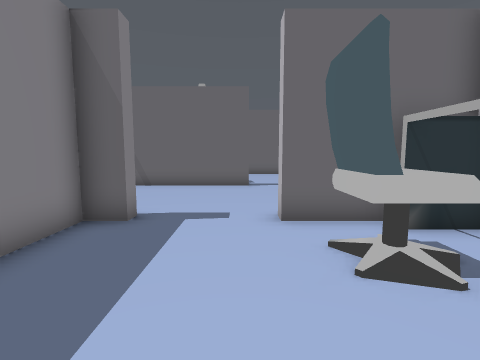
view 1 (above)

24 first-person views from a walk through a scene from a Unity 3-D project. The camera is 1.5 m above the floor, tilts 6° down and sees 85° across. The floor is counted in squares, 1 m on a side. Each view is taken from the middle of a square. On the plan, view 1 faces up. The plan holds only what a view shows up to about 14 squares ahead; the rest is blank. The place goes on beyond the plan. The player is left out. Some animated figures are not drawn. Door leaves are left out, so doorways stand open.

view 2
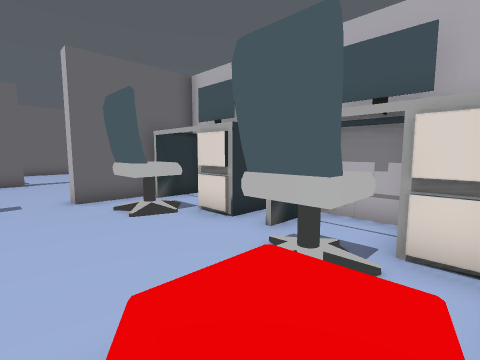

view 3
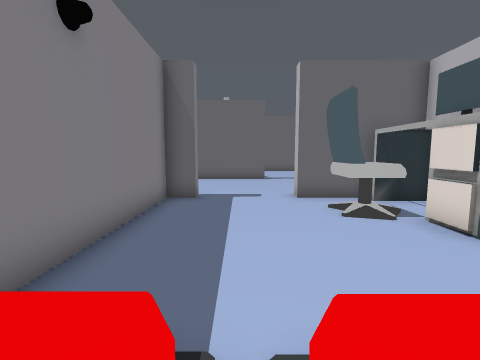

view 4
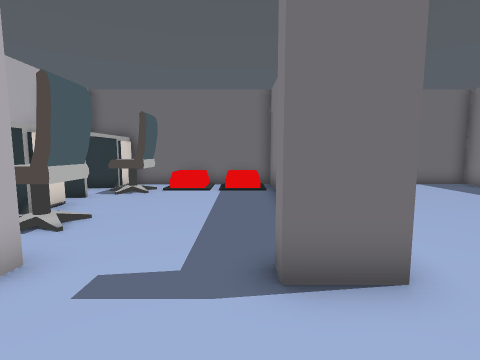

view 5
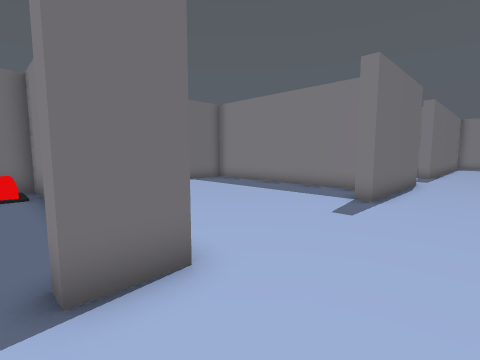

view 6
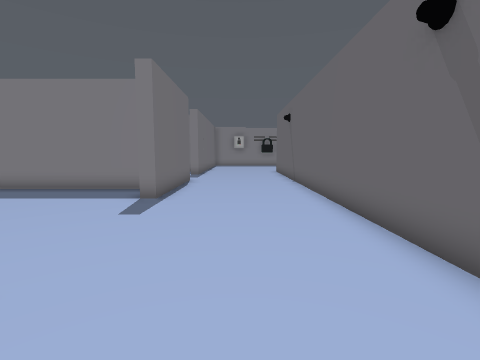

view 7
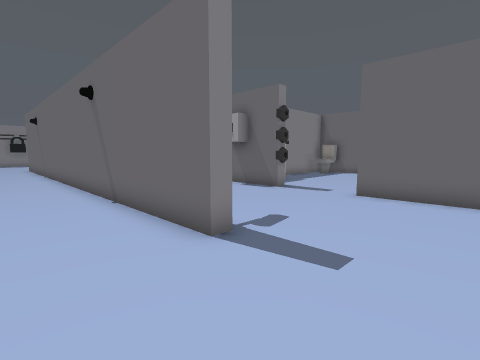

view 8
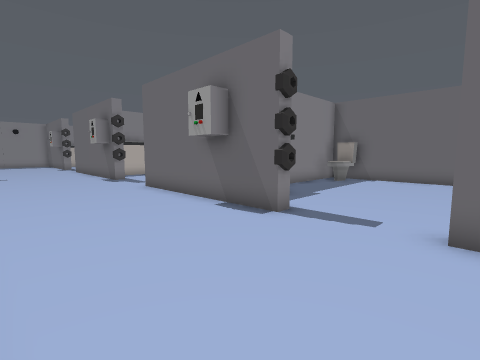

view 9
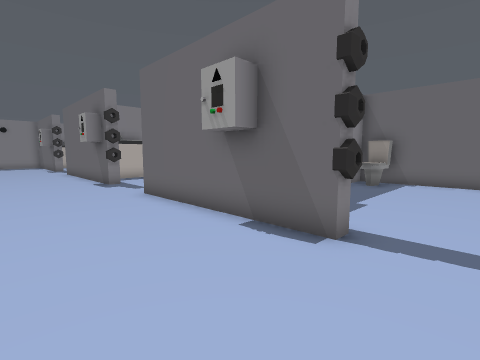

view 10
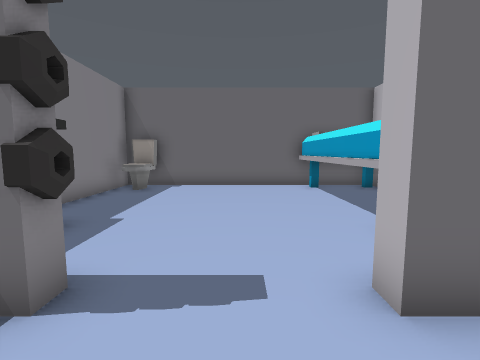

view 11
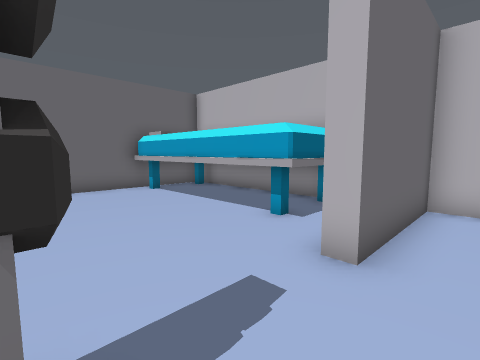

view 12
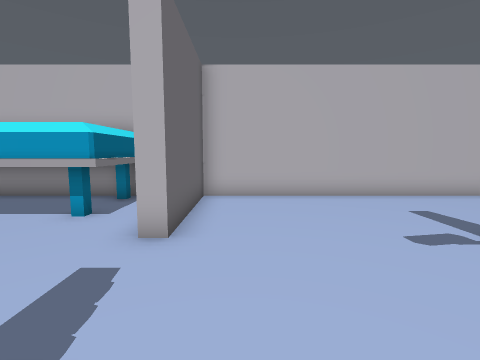

view 13
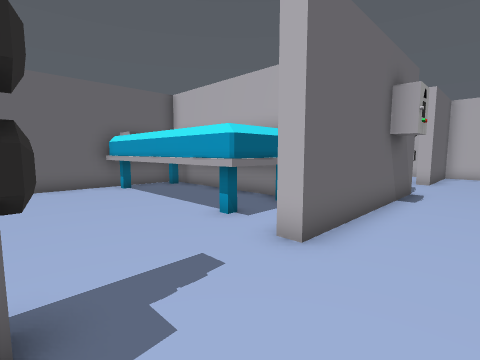

view 14
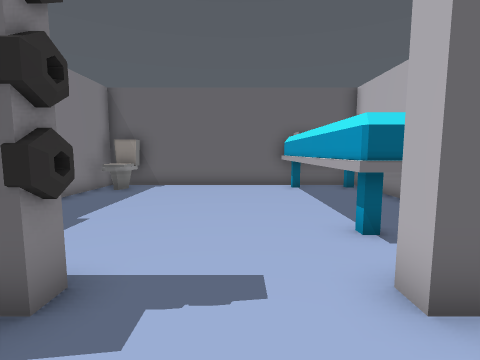

view 15
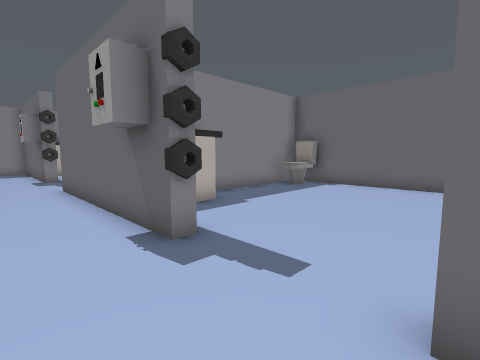

view 16
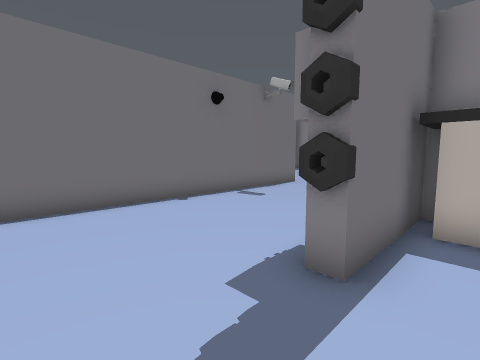

view 17
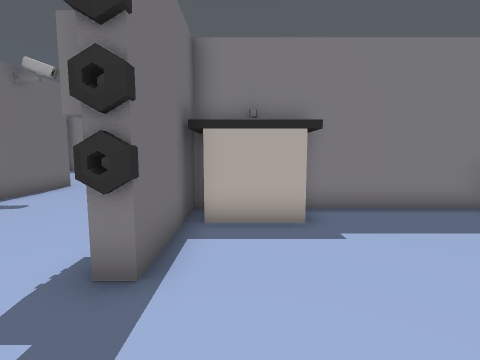

view 18
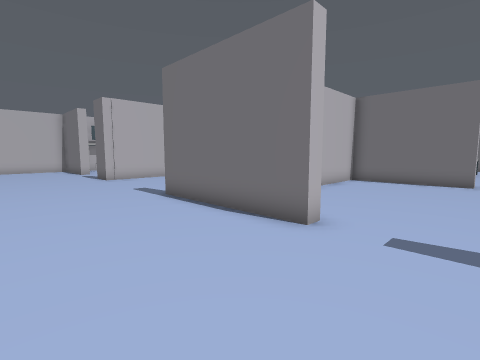

view 19
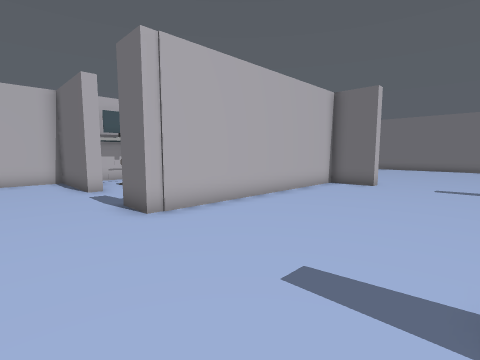

view 20
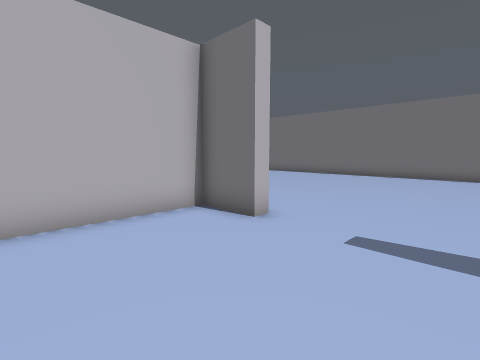

view 21
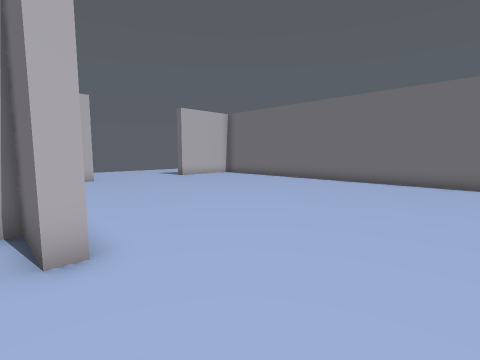

view 22
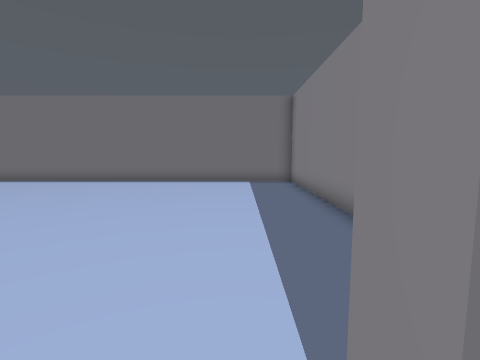

view 23
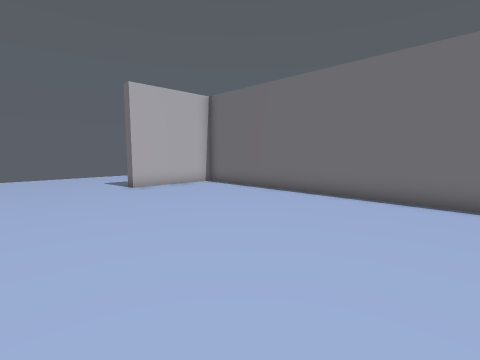

view 24
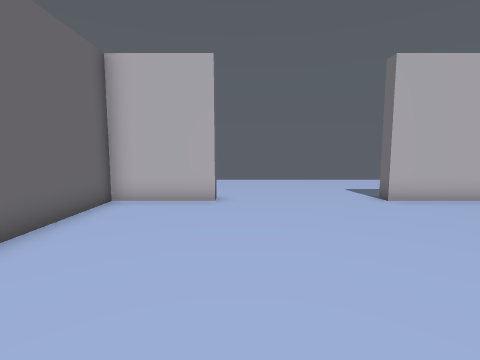

### Floor plan
Key: @ floor where view 1 was taken; # wall or solid block; . floor; D open door; ^ raised ledge; O other object.
Columns run from 19 left of view 1 to 11 right of it. Each row starts with its distance up from view 1.
 28  ########################
 27  #O......OO O#O......O OO
 26  #O......OO O#O......OO O
 25  #.......O  O#.......O  O
 24  #.......O   #.......O  O
 23  #.......O  O .......O  O
 22  #.......O  O .......O  O
 21   O......OO O O......O OO
 20   O......OOO  O......OOO
 19  #####...#      #...#
 18 ######...########...#####
 17 ........................#
 16 ........................#
 15 ........................#
 14 ........................#
 13 ........................#
 12 ####################....#
 11 . ......................#
 10  .......................#
  9 ...................... .#
  8 ........................#
  7 ........................#
  6 ...######......##DDDD####
  5 ....  #........#......OO#
  4 ..... #........#.....OOO#
  3 ..... #........#.....OOO
  2 ......#........#......OO
  1 ......#........#........
  0 ......#........#...@..OO#
 -1  .....#........#.....OOO#
 -2  .....#........#^^.^^OOO#
 -3  .....#........##^.^# O #
 -4  ########.....###########
 -5         ................#
 -6         ................#
 -7        .................#......
 -8        ........................
 -9       #........................
-10       #........................
-11       #........................
-12       #........................
-13       #.................#......
-14       #.................#  ....
-15       #.................#    ..
-16       #.................#
-17       ###################

Where each view was taken, in squares from view 1:
view 1: 0 up, 0 right, facing up
view 2: 3 down, 1 left, facing up-right
view 3: 3 down, 1 left, facing up
view 4: 9 up, 2 left, facing down
view 5: 9 up, 2 left, facing down-left
view 6: 9 up, 2 left, facing left
view 7: 9 up, 4 right, facing up-left
view 8: 13 up, 1 right, facing up-left
view 9: 14 up, 1 left, facing up-left
view 10: 16 up, 1 left, facing up
view 11: 17 up, 3 left, facing up-right
view 12: 17 up, 4 left, facing right
view 13: 16 up, 14 left, facing up-right
view 14: 16 up, 12 left, facing up
view 15: 16 up, 10 left, facing up-left
view 16: 20 up, 11 left, facing down-left
view 17: 20 up, 11 left, facing left
view 18: 11 up, 19 left, facing down-right
view 19: 9 up, 10 left, facing down-right
view 20: 1 up, 10 left, facing down-right
view 21: 3 down, 10 left, facing down-right
view 22: 3 down, 10 left, facing down
view 23: 8 down, 6 left, facing down-right
view 24: 8 down, 3 left, facing right
